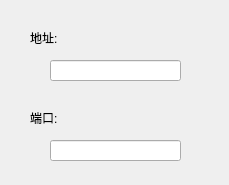
<?xml version="1.0" encoding="UTF-8"?>
<ui version="4.0">
 <class>TelnetSetting</class>
 <widget class="QWidget" name="TelnetSetting">
  <property name="geometry">
   <rect>
    <x>0</x>
    <y>0</y>
    <width>229</width>
    <height>185</height>
   </rect>
  </property>
  <property name="windowTitle">
   <string>Form</string>
  </property>
  <widget class="QLabel" name="label">
   <property name="geometry">
    <rect>
     <x>30</x>
     <y>30</y>
     <width>72</width>
     <height>15</height>
    </rect>
   </property>
   <property name="text">
    <string>地址:</string>
   </property>
  </widget>
  <widget class="QLabel" name="label_2">
   <property name="geometry">
    <rect>
     <x>30</x>
     <y>110</y>
     <width>72</width>
     <height>15</height>
    </rect>
   </property>
   <property name="text">
    <string>端口:</string>
   </property>
  </widget>
  <widget class="QLineEdit" name="lineEdit">
   <property name="geometry">
    <rect>
     <x>50</x>
     <y>60</y>
     <width>131</width>
     <height>21</height>
    </rect>
   </property>
  </widget>
  <widget class="QLineEdit" name="lineEdit_2">
   <property name="geometry">
    <rect>
     <x>50</x>
     <y>140</y>
     <width>131</width>
     <height>21</height>
    </rect>
   </property>
  </widget>
 </widget>
 <resources/>
 <connections/>
</ui>
